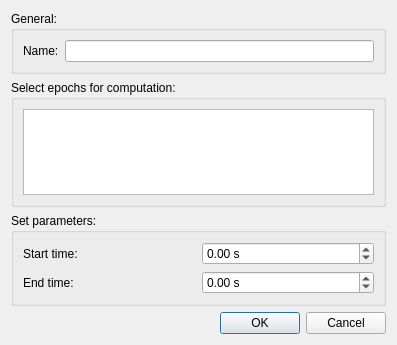
<?xml version="1.0" encoding="UTF-8"?>
<ui version="4.0">
 <class>covarianceEpochDialog</class>
 <widget class="QDialog" name="covarianceEpochDialog">
  <property name="geometry">
   <rect>
    <x>0</x>
    <y>0</y>
    <width>397</width>
    <height>345</height>
   </rect>
  </property>
  <property name="windowTitle">
   <string>Compute covariance from epoch file</string>
  </property>
  <layout class="QGridLayout" name="gridLayout">
   <item row="1" column="0">
    <widget class="QDialogButtonBox" name="buttonBox">
     <property name="orientation">
      <enum>Qt::Horizontal</enum>
     </property>
     <property name="standardButtons">
      <set>QDialogButtonBox::Cancel|QDialogButtonBox::Ok</set>
     </property>
    </widget>
   </item>
   <item row="0" column="0">
    <layout class="QVBoxLayout" name="verticalLayout_3">
     <item>
      <widget class="QGroupBox" name="groupBoxName">
       <property name="title">
        <string>General:</string>
       </property>
       <layout class="QGridLayout" name="gridLayout_4">
        <item row="0" column="0">
         <layout class="QVBoxLayout" name="verticalLayout">
          <item>
           <layout class="QHBoxLayout" name="horizontalLayout_3">
            <item>
             <widget class="QLabel" name="labelName">
              <property name="text">
               <string>Name:</string>
              </property>
             </widget>
            </item>
            <item>
             <widget class="QLineEdit" name="lineEditName"/>
            </item>
           </layout>
          </item>
         </layout>
        </item>
       </layout>
      </widget>
     </item>
     <item>
      <widget class="QGroupBox" name="groupBoxEpochs">
       <property name="title">
        <string>Select epochs for computation:</string>
       </property>
       <layout class="QGridLayout" name="gridLayout_2">
        <item row="0" column="0">
         <widget class="QListWidget" name="listWidgetEpochs">
          <property name="selectionMode">
           <enum>QAbstractItemView::SingleSelection</enum>
          </property>
         </widget>
        </item>
       </layout>
      </widget>
     </item>
     <item>
      <widget class="QGroupBox" name="groupBoxParams">
       <property name="title">
        <string>Set parameters:</string>
       </property>
       <layout class="QGridLayout" name="gridLayout_3">
        <item row="0" column="0">
         <layout class="QVBoxLayout" name="verticalLayout_2">
          <item>
           <layout class="QHBoxLayout" name="horizontalLayout">
            <item>
             <widget class="QLabel" name="labelTmin">
              <property name="text">
               <string>Start time:</string>
              </property>
             </widget>
            </item>
            <item>
             <widget class="QDoubleSpinBox" name="doubleSpinBoxTmin">
              <property name="suffix">
               <string> s</string>
              </property>
              <property name="minimum">
               <double>-1000000000.000000000000000</double>
              </property>
              <property name="maximum">
               <double>1000000000.000000000000000</double>
              </property>
              <property name="singleStep">
               <double>0.100000000000000</double>
              </property>
             </widget>
            </item>
           </layout>
          </item>
          <item>
           <layout class="QHBoxLayout" name="horizontalLayout_2">
            <item>
             <widget class="QLabel" name="labelTmax">
              <property name="text">
               <string>End time:</string>
              </property>
             </widget>
            </item>
            <item>
             <widget class="QDoubleSpinBox" name="doubleSpinBoxTmax">
              <property name="suffix">
               <string> s</string>
              </property>
              <property name="minimum">
               <double>-1000000000.000000000000000</double>
              </property>
              <property name="maximum">
               <double>1000000000.000000000000000</double>
              </property>
              <property name="singleStep">
               <double>0.100000000000000</double>
              </property>
             </widget>
            </item>
           </layout>
          </item>
         </layout>
        </item>
       </layout>
      </widget>
     </item>
    </layout>
   </item>
  </layout>
 </widget>
 <resources/>
 <connections>
  <connection>
   <sender>buttonBox</sender>
   <signal>accepted()</signal>
   <receiver>covarianceEpochDialog</receiver>
   <slot>accept()</slot>
   <hints>
    <hint type="sourcelabel">
     <x>257</x>
     <y>561</y>
    </hint>
    <hint type="destinationlabel">
     <x>157</x>
     <y>274</y>
    </hint>
   </hints>
  </connection>
  <connection>
   <sender>buttonBox</sender>
   <signal>rejected()</signal>
   <receiver>covarianceEpochDialog</receiver>
   <slot>reject()</slot>
   <hints>
    <hint type="sourcelabel">
     <x>325</x>
     <y>561</y>
    </hint>
    <hint type="destinationlabel">
     <x>286</x>
     <y>274</y>
    </hint>
   </hints>
  </connection>
 </connections>
</ui>
